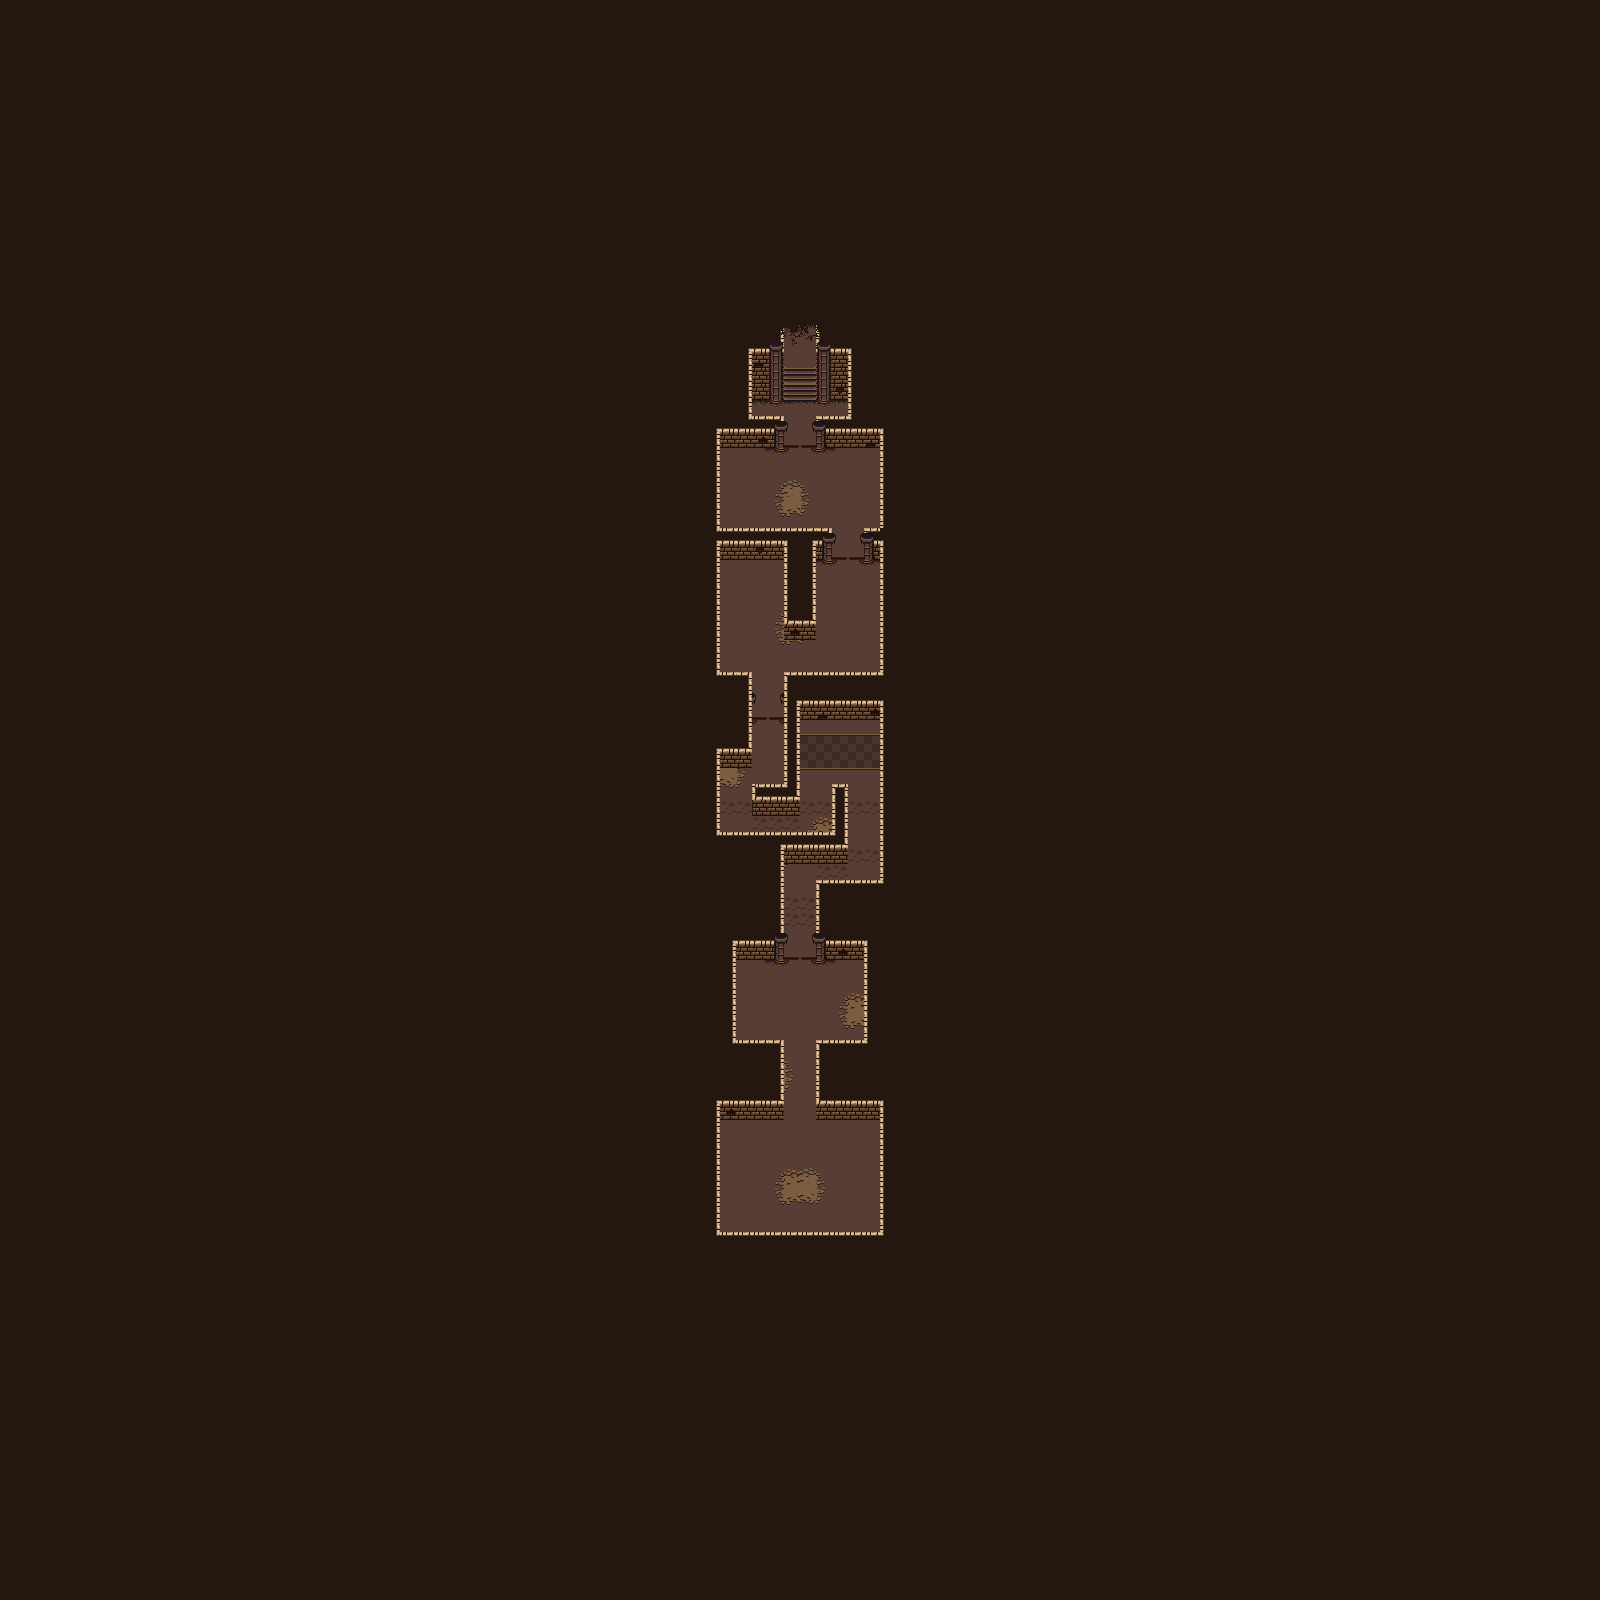

A level layout from a 2D game, rendered from its tile map. Below: a short description, then the map file with tile-grid data replaced by summaries:
An orthogonal 100x100 tile map with 16x16 px tiles, 8 tile layers (background, floor, trapfloor, walls, ...), 1 hidden layer not drawn and 68 objects (15x pillar, 10x torch, 6x 02_spike, 6x pillar_2, 4x doorPillarLeft, ...).

<map version="1.0" tiledversion="1.1.5" orientation="orthogonal" renderorder="left-down" width="100" height="100" tilewidth="16" tileheight="16" infinite="0" nextobjectid="291">
 <tileset firstgid="1" source="../tilesets/PixelDungeonTileset.tsx" />
 <layer name="background" width="100" height="100">
  <data>[10000 cells, 10000 non-empty, 1 distinct tile ids]</data>
 </layer>
 <layer name="floorplan" width="100" height="100" visible="0">
  <data>[10000 cells, 411 non-empty, 1 distinct tile ids]</data>
 </layer>
 <layer name="floor" width="100" height="100">
  <data>[10000 cells, 381 non-empty, 26 distinct tile ids]</data>
 </layer>
 <layer name="trapfloor" width="100" height="100">
  <data>[10000 cells, 42 non-empty, 4 distinct tile ids]</data>
 </layer>
 <layer name="walls" width="100" height="100">
  <data>[10000 cells, 58 non-empty, 9 distinct tile ids]</data>
 </layer>
 <layer name="wallTop1" width="100" height="100">
  <data>[10000 cells, 119 non-empty, 1 distinct tile ids]</data>
 </layer>
 <layer name="wallTop2" width="100" height="100">
  <data>[10000 cells, 215 non-empty, 5 distinct tile ids]</data>
 </layer>
 <layer name="wallTop3" width="100" height="100">
  <data>[10000 cells, 44 non-empty, 8 distinct tile ids]</data>
 </layer>
 <layer name="decoration" width="100" height="100">
  <data>[10000 cells, 8 non-empty, 4 distinct tile ids]</data>
 </layer>
 <objectgroup color="#ff0000" name="traps" visible="0">
  <object id="203" name="room_01" x="668" y="525.333">
   <properties>
    <property name="entity" value="trapRoom" />
   </properties>
   <polyline points="52,162.667 212,162.667 212,482.667 52,482.667 52,162.667" />
  </object>
  <object id="233" name="02_spike_0" x="784" y="816" width="16" height="32">
   <properties>
    <property name="enabled" type="bool" value="true" />
    <property name="entity" value="floorSpike" />
    <property name="room" value="room_01" />
    <property name="size" value="2x1" />
    <property name="target" value="02_spike_1" />
    <property name="timed" type="bool" value="true" />
    <property name="timer" type="float" value="3" />
    <property name="trigger" type="bool" value="true" />
   </properties>
  </object>
  <object id="235" name="02_spike_1" x="768" y="816" width="16" height="32">
   <properties>
    <property name="enabled" type="bool" value="true" />
    <property name="entity" value="floorSpike" />
    <property name="room" value="room_01" />
    <property name="size" value="2x1" />
    <property name="target" value="02_spike_2" />
    <property name="timed" type="bool" value="false" />
    <property name="timer" type="float" value="50" />
    <property name="trigger" type="bool" value="true" />
   </properties>
  </object>
  <object id="238" name="02_spike_2" x="752" y="816" width="16" height="32">
   <properties>
    <property name="enabled" type="bool" value="true" />
    <property name="entity" value="floorSpike" />
    <property name="room" value="room_01" />
    <property name="size" value="2x1" />
    <property name="target" value="" />
    <property name="timed" type="bool" value="false" />
    <property name="timer" type="float" value="50" />
    <property name="trigger" type="bool" value="true" />
   </properties>
  </object>
  <object id="242" name="02_spike" x="784" y="896" width="32" height="32">
   <properties>
    <property name="enabled" type="bool" value="true" />
    <property name="entity" value="floorSpike" />
    <property name="room" value="room_01" />
    <property name="size" value="2x2" />
    <property name="target" value="" />
    <property name="timed" type="bool" value="true" />
    <property name="timer" type="float" value="2" />
    <property name="trigger" type="bool" value="true" />
   </properties>
  </object>
  <object id="246" name="02_spike" x="816" y="864" width="32" height="32">
   <properties>
    <property name="enabled" type="bool" value="true" />
    <property name="entity" value="floorSpike" />
    <property name="room" value="room_01" />
    <property name="size" value="2x2" />
    <property name="target" value="" />
    <property name="timed" type="bool" value="true" />
    <property name="timer" type="float" value="2" />
    <property name="trigger" type="bool" value="true" />
   </properties>
  </object>
  <object id="248" name="02_spike" x="848" y="848" width="32" height="16">
   <properties>
    <property name="enabled" type="bool" value="true" />
    <property name="entity" value="floorSpike" />
    <property name="room" value="room_01" />
    <property name="size" value="1x2" />
    <property name="target" value="" />
    <property name="timed" type="bool" value="true" />
    <property name="timer" type="float" value="2" />
    <property name="trigger" type="bool" value="true" />
   </properties>
  </object>
  <object id="250" name="02_spike" x="848" y="800" width="32" height="16">
   <properties>
    <property name="enabled" type="bool" value="true" />
    <property name="entity" value="floorSpike" />
    <property name="room" value="room_01" />
    <property name="size" value="1x2" />
    <property name="target" value="" />
    <property name="timed" type="bool" value="true" />
    <property name="timer" type="float" value="2" />
    <property name="trigger" type="bool" value="true" />
   </properties>
  </object>
  <object id="252" name="02_spike" x="800" y="800" width="32" height="16">
   <properties>
    <property name="enabled" type="bool" value="true" />
    <property name="entity" value="floorSpike" />
    <property name="room" value="room_01" />
    <property name="size" value="1x2" />
    <property name="target" value="" />
    <property name="timed" type="bool" value="true" />
    <property name="timer" type="float" value="2" />
    <property name="trigger" type="bool" value="true" />
   </properties>
  </object>
  <object id="254" name="02_spike" x="720" y="800" width="32" height="16">
   <properties>
    <property name="enabled" type="bool" value="true" />
    <property name="entity" value="floorSpike" />
    <property name="room" value="room_01" />
    <property name="size" value="1x2" />
    <property name="target" value="" />
    <property name="timed" type="bool" value="true" />
    <property name="timer" type="float" value="2" />
    <property name="trigger" type="bool" value="true" />
   </properties>
  </object>
 </objectgroup>
 <objectgroup color="#ffffff" name="tutorial" visible="0" locked="1">
  <object id="285" name="tutorial_01" x="704" y="1264">
   <properties>
    <property name="entity" value="tutorialZone" />
    <property name="message" value="You can walk around using the arrow buttons at the bottom left" />
   </properties>
   <polyline points="0,0 0,-160 64,-160 64,-176 128,-176 128,-160 192,-160 192,0 0,0" />
  </object>
  <object id="286" name="tutorial_02" x="704" y="1088">
   <properties>
    <property name="entity" value="tutorialZone" />
    <property name="message" value="Use the interact button to open doors, chests and other objects in the game" />
   </properties>
   <polyline points="0,-16 0,-128 192,-128 192,-16 0,-16" />
  </object>
  </objectgroup>
 <objectgroup color="#ff9500" name="blocks" visible="0" locked="1">
  <!-- 36 objects omitted --></objectgroup>
 <objectgroup color="#002eff" name="doors">
  <!-- 12 objects omitted --></objectgroup>
 <objectgroup color="#000000" name="collision" visible="0">
  <!-- 1 objects omitted --></objectgroup>
 <objectgroup color="#ffffff" name="points" visible="0">
  <!-- 2 objects omitted --></objectgroup>
 <objectgroup color="#04ff00" name="puzzle" visible="0">
  <!-- 1 objects omitted --></objectgroup>
</map>
<!-- 56 of 68 objects omitted -->
